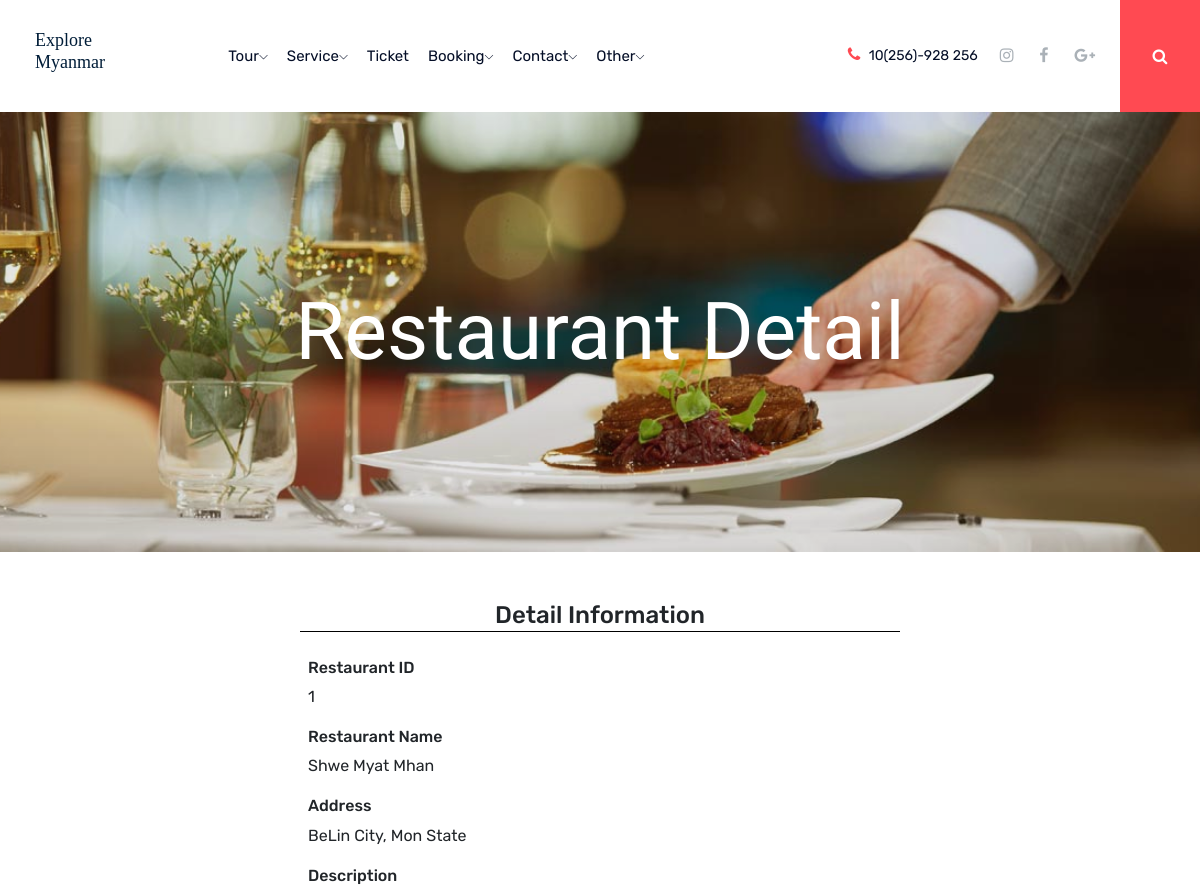
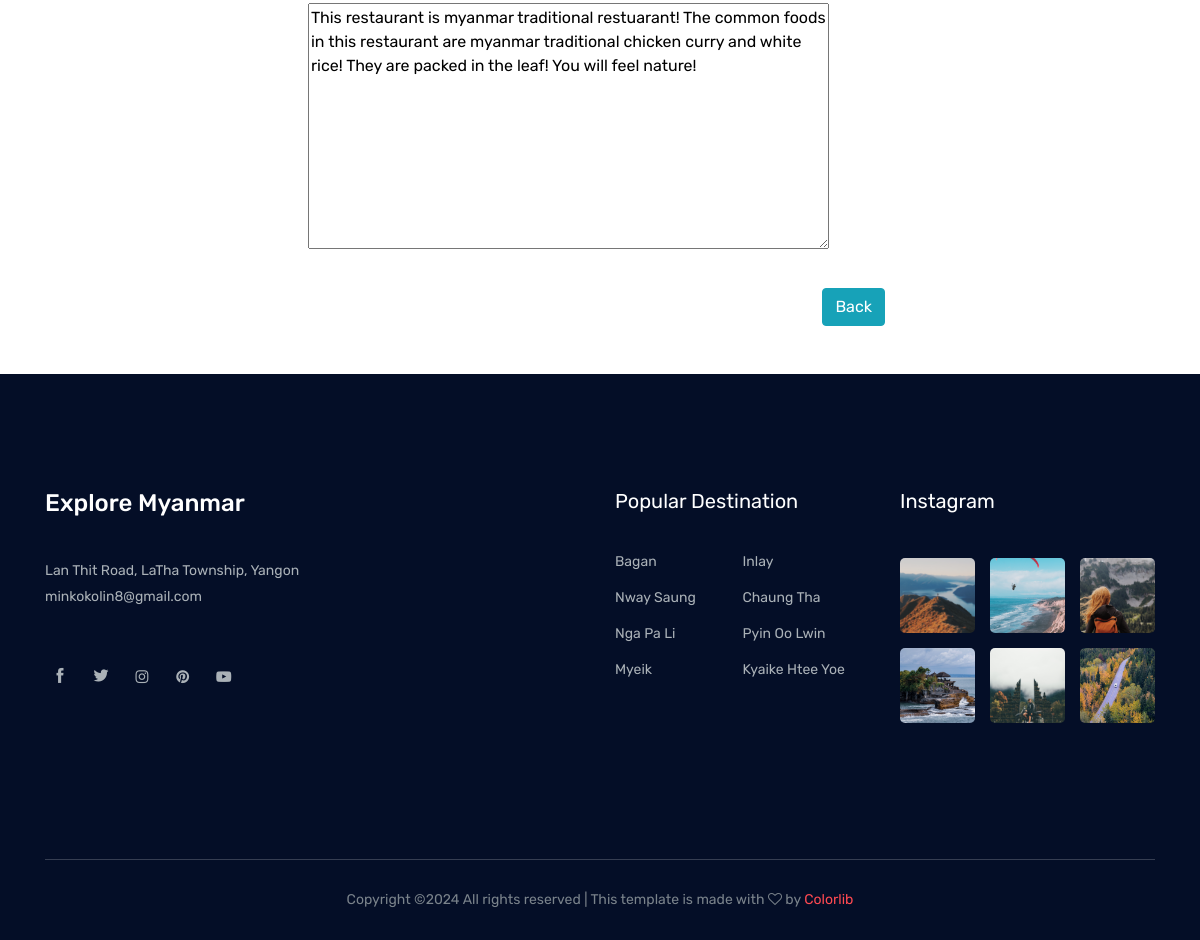
/admin/restaurant_detail.php?rid=1, run on the app's committed database (2 pictures, top to bottom).
### tables this page shows
CREATE TABLE `restaurant` (
  `restaurantid` int(11) NOT NULL,
  `restaurantname` varchar(50) DEFAULT NULL,
  `address` varchar(255) DEFAULT NULL,
  `description` varchar(255) DEFAULT NULL
);

### admin/restaurant_detail.php (the view, shortened to what this page needs)
<?php
	include('../connect.php');
	include('menu_main_admin.php');
	if (isset($_REQUEST['rid'])) {
		$restaurantid=$_REQUEST['rid'];
		$selectrestaurant="SELECT * FROM Restaurant where restaurantid='$restaurantid'";
		$runselectrestaurant=mysqli_query($connection,$selectrestaurant);
		if ($runselectrestaurant) {
			$data=mysqli_fetch_array($runselectrestaurant);
			$restaurantid=$data['restaurantid'];
			$restaurantname=$data['restaurantname'];
			$restaurantaddress=$data['address'];
      $restaurantdescription=$data['description'];
		}
	}
 ?>
 <!DOCTYPE html>
 <html>
 <head>
  <link rel="stylesheet" type="text/css" href="../css/for_responsive_detail.css">
 </head>
 <body>
  <div class="bradcam_area headerimg">
        <div class="container">
            <div class="row">
                <div class="col-xl-12">
                    <div class="bradcam_text text-center">
                        <h3>Restaurant Detail</h3>
                    </div>
                </div>
            </div>
        </div>
    </div>
    <br><br>
    <div id="responsive_tbl" style="width: 50%; margin-left: 25%;">
      <div style="overflow-x: auto;">
        <table>
          <tr>
            <center><th class="h4" colspan="2">Detail Information</th></center>
          </tr>
          <tr>
            <td></td>
          </tr>
          <tr>
            <td><label class="h6">Restaurant ID</label><br><?php echo $restaurantid; ?></td>
          </tr>
          <tr>
            <td><label class="h6">Restaurant Name</label><br><?php echo $restaurantname; ?></td>
          </tr>
          <tr>
            <td><label class="h6">Address</label><br><?php echo $restaurantaddress; ?></td>
          </tr>
          <tr>
            <td><label class="h6">Description</label><br>
              <textarea cols="50%" rows="10" readonly><?php echo $restaurantdescription; ?></textarea></td>
          </tr>
        </table>
      </div>
      <br>
      <div class="container">
      <div class="row">
        <div class="col-md-12 text-right">
            <a href="restaurant.php">
              <button type="button" class="btn btn-info">Back</button>
            </a>
        </div>
      </div>
      </div>
    </div>
    <br><br>
 </body>
 </html>
 <?php
 	include('footer.php');
  ?>

### css/for_responsive_detail.css (style rules this page uses)
#responsive_tbl table { border-collapse: collapse; border-spacing: 0; width: 100%; border: 0px solid #ddd; }
#responsive_tbl td { text-align: left; padding: 8px; }
#responsive_tbl th { text-align: center; border-bottom: 1px solid black; }

### admin/restaurant_detail.php (style rules this page uses)
.headerimg { background-image: url(../img/banner/bradcam5_restaurant.jpg); }

### data on the page
restaurant: restaurantid "1", restaurantname "Shwe Myat Mhan", address "BeLin City, Mon State", description "This restaurant is myanmar traditional restuarant! The common foods in this restaurant are myanmar traditional chicken curry and white rice! They are packed in the leaf! You will feel nature!"
